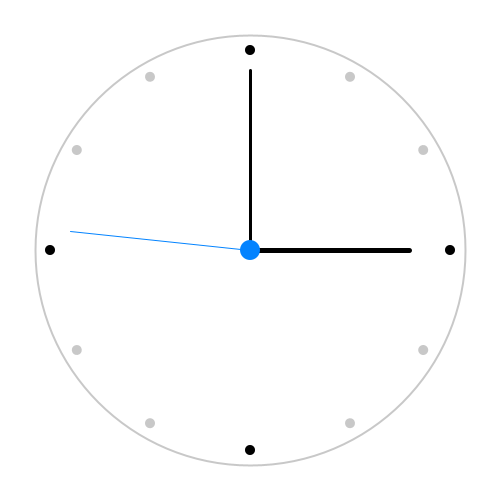
Frame 1 (no input)
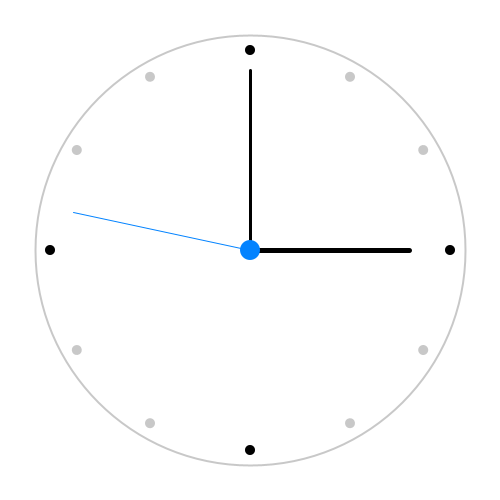
Frame 60 (the mouse pressed at the canvas centre just before this capture)
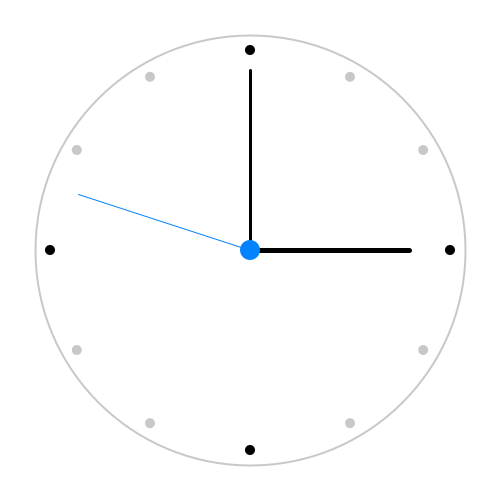
Frame 120 (the mouse held since frame 60 and released just before this capture)

The Processing sketch that drew these frames (run headless with seeded random() and noise(); from frame 60 on, the mouse is pressed at the canvas centre):

// Processing sketch: processing_120171
// ── processing_120171.pde

void setup()
{
  size(500, 500);
  noStroke();
}

void draw()
{
  background(255);

//graue Punkte
    translate(width/2, height/2); // In die Mitte springen
    for (int i=0; i<360; i+=30) { // 360 Grad in 90° Schritten
    pushMatrix();
    fill(200);
    noStroke();
    rotate(radians(i)); // Um i rotieren
    translate(0, 200); // Um Radius verschieben
    ellipse(0, 0, 10 , 10);
    popMatrix();
  }

//12,2,6,9
  for (int i=0; i<360; i+=90) { // 360 Grad in 90° Schritten
    pushMatrix();
    fill(0);
    rotate(radians(i)); // Um i rotieren
    translate(0, 200); // Um Radius verschieben
    ellipse(0, 0, 10, 10);
    popMatrix();
  }

//Sekundenzeiger
  float sec = map(second(), 0, 60, 0, 360);
  pushMatrix();
  stroke(3,131,255);
  strokeWeight(1);
  rotate(radians(sec)); // Um i rotieren
  translate(0, -180); // Um Radius verschieben
  line(0, 0, 0, 180);
  popMatrix();
  
//Minutenzeiger
  float min = map(minute(), 0, 60, 0, 360); 
  pushMatrix();
  fill(0);
  stroke(0);
  strokeWeight(3);
  rotate(radians(min)); // Um i rotieren
  translate(0, -180); // Um Radius verschieben
  line(0, 0, 0, 180);
  popMatrix();

//Stundenzeiger
  float h = map(hour(), 0, 12, 0, 360); 
  pushMatrix();
  stroke(0);
  strokeWeight(5);
  rotate(radians(h)); // Um i rotieren
  translate(0, -160); // Um Radius verschieben
  line(0, 0, 0, 160);
  popMatrix();

  
//Mittelkreis / Rahmen
  pushMatrix();
  noStroke();
  fill(3,131,255);
  ellipse(0, 0, 20, 20);
  popMatrix();
  
  pushMatrix();
  noFill();
  stroke(200);
  strokeWeight(2);
  ellipse(0,0,430,430);
  popMatrix();
}
